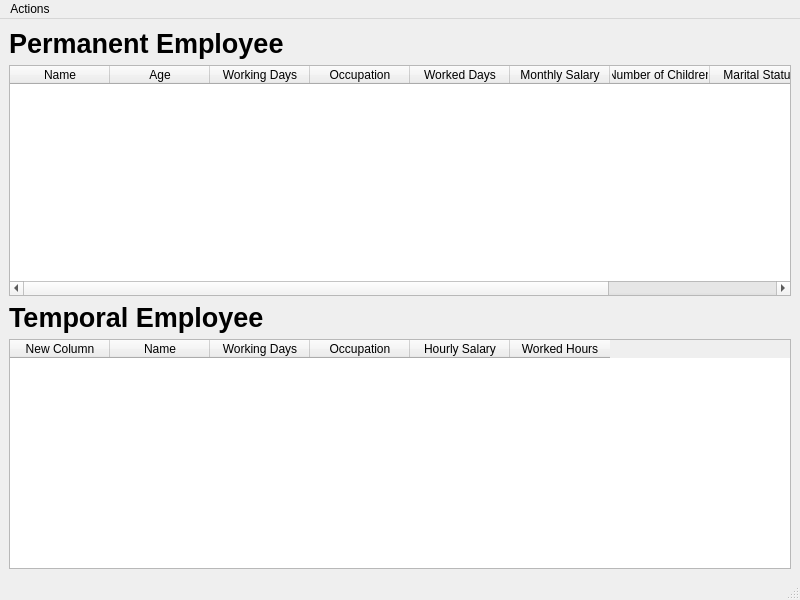
<?xml version="1.0" encoding="UTF-8"?>
<ui version="4.0">
 <class>MainWindow</class>
 <widget class="QMainWindow" name="MainWindow">
  <property name="geometry">
   <rect>
    <x>0</x>
    <y>0</y>
    <width>800</width>
    <height>600</height>
   </rect>
  </property>
  <property name="sizePolicy">
   <sizepolicy hsizetype="Preferred" vsizetype="Expanding">
    <horstretch>0</horstretch>
    <verstretch>0</verstretch>
   </sizepolicy>
  </property>
  <property name="windowTitle">
   <string>MainWindow</string>
  </property>
  <widget class="QWidget" name="centralwidget">
   <layout class="QVBoxLayout" name="verticalLayout">
    <item>
     <widget class="QLabel" name="label">
      <property name="font">
       <font>
        <pointsize>20</pointsize>
        <weight>75</weight>
        <bold>true</bold>
       </font>
      </property>
      <property name="text">
       <string>Permanent Employee</string>
      </property>
     </widget>
    </item>
    <item>
     <widget class="QTableWidget" name="PermTable">
      <column>
       <property name="text">
        <string>Name</string>
       </property>
      </column>
      <column>
       <property name="text">
        <string>Age</string>
       </property>
      </column>
      <column>
       <property name="text">
        <string>Working Days</string>
       </property>
      </column>
      <column>
       <property name="text">
        <string>Occupation</string>
       </property>
      </column>
      <column>
       <property name="text">
        <string>Worked Days</string>
       </property>
      </column>
      <column>
       <property name="text">
        <string>Monthly Salary</string>
       </property>
      </column>
      <column>
       <property name="text">
        <string>Number of Children</string>
       </property>
      </column>
      <column>
       <property name="text">
        <string>Marital Status</string>
       </property>
      </column>
      <column>
       <property name="text">
        <string>Monthly Bonus</string>
       </property>
      </column>
     </widget>
    </item>
    <item>
     <widget class="QLabel" name="label_2">
      <property name="font">
       <font>
        <pointsize>20</pointsize>
        <weight>75</weight>
        <bold>true</bold>
       </font>
      </property>
      <property name="text">
       <string>Temporal Employee</string>
      </property>
     </widget>
    </item>
    <item>
     <widget class="QTableWidget" name="TemTable">
      <column>
       <property name="text">
        <string>New Column</string>
       </property>
      </column>
      <column>
       <property name="text">
        <string>Name</string>
       </property>
      </column>
      <column>
       <property name="text">
        <string>Working Days</string>
       </property>
      </column>
      <column>
       <property name="text">
        <string>Occupation</string>
       </property>
      </column>
      <column>
       <property name="text">
        <string>Hourly Salary</string>
       </property>
      </column>
      <column>
       <property name="text">
        <string>Worked Hours</string>
       </property>
      </column>
     </widget>
    </item>
   </layout>
  </widget>
  <widget class="QMenuBar" name="menubar">
   <property name="geometry">
    <rect>
     <x>0</x>
     <y>0</y>
     <width>800</width>
     <height>21</height>
    </rect>
   </property>
   <widget class="QMenu" name="menuActions">
    <property name="font">
     <font>
      <pointsize>12</pointsize>
      <weight>75</weight>
      <bold>true</bold>
     </font>
    </property>
    <property name="title">
     <string>Actions</string>
    </property>
    <addaction name="actionHire_Temporal_Employee"/>
    <addaction name="actionHire_Permanent_Employee"/>
    <addaction name="actionDismiss_Employee"/>
   </widget>
   <addaction name="menuActions"/>
  </widget>
  <widget class="QStatusBar" name="statusbar"/>
  <action name="actionHire_Temporal_Employee">
   <property name="text">
    <string>Hire Temporal Employee</string>
   </property>
  </action>
  <action name="actionHire_Permanent_Employee">
   <property name="text">
    <string>Hire Permanent Employee</string>
   </property>
  </action>
  <action name="actionDismiss_Employee">
   <property name="text">
    <string>Dismiss Employee</string>
   </property>
  </action>
  <action name="actionMute_Employee">
   <property name="text">
    <string>Mute Employee</string>
   </property>
  </action>
 </widget>
 <resources/>
 <connections/>
</ui>
